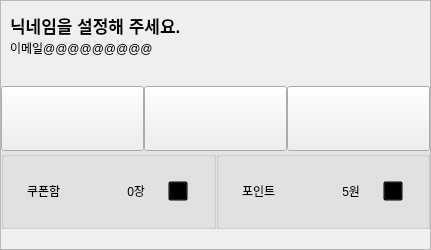
             <widget class="QFrame" name="frame_9">
              <property name="minimumSize">
               <size>
                <width>0</width>
                <height>250</height>
               </size>
              </property>
              <property name="maximumSize">
               <size>
                <width>16777215</width>
                <height>250</height>
               </size>
              </property>
              <property name="frameShape">
               <enum>QFrame::Shape::StyledPanel</enum>
              </property>
              <property name="frameShadow">
               <enum>QFrame::Shadow::Raised</enum>
              </property>
              <layout class="QGridLayout" name="gridLayout_35">
               <property name="leftMargin">
                <number>0</number>
               </property>
               <property name="topMargin">
                <number>0</number>
               </property>
               <property name="rightMargin">
                <number>0</number>
               </property>
               <property name="bottomMargin">
                <number>0</number>
               </property>
               <property name="spacing">
                <number>0</number>
               </property>
               <item row="1" column="0" colspan="3">
                <spacer name="horizontalSpacer_12">
                 <property name="orientation">
                  <enum>Qt::Orientation::Horizontal</enum>
                 </property>
                 <property name="sizeHint" stdset="0">
                  <size>
                   <width>40</width>
                   <height>20</height>
                  </size>
                 </property>
                </spacer>
               </item>
               <item row="3" column="0" colspan="3">
                <layout class="QHBoxLayout" name="horizontalLayout_22">
                 <property name="spacing">
                  <number>0</number>
                 </property>
                 <item>
                  <widget class="QGroupBox" name="groupBox_11">
                   <property name="styleSheet">
                    <string notr="true">background-color: #E5E4E2;</string>
                   </property>
                   <property name="title">
                    <string/>
                   </property>
                   <layout class="QHBoxLayout" name="horizontalLayout_18">
                    <property name="spacing">
                     <number>0</number>
                    </property>
                    <property name="leftMargin">
                     <number>0</number>
                    </property>
                    <property name="topMargin">
                     <number>0</number>
                    </property>
                    <property name="rightMargin">
                     <number>0</number>
                    </property>
                    <property name="bottomMargin">
                     <number>0</number>
                    </property>
                    <item>
                     <widget class="QPushButton" name="pushButton_63">
                      <property name="minimumSize">
                       <size>
                        <width>45</width>
                        <height>30</height>
                       </size>
                      </property>
                      <property name="maximumSize">
                       <size>
                        <width>45</width>
                        <height>30</height>
                       </size>
                      </property>
                      <property name="styleSheet">
                       <string notr="true">text-align: left;
border: none;

color: black;
QPushButton:hover;
background-color: transparent;

</string>
                      </property>
                      <property name="text">
                       <string>쿠폰함</string>
                      </property>
                     </widget>
                    </item>
                    <item>
                     <widget class="QPushButton" name="pushButton_22">
                      <property name="minimumSize">
                       <size>
                        <width>50</width>
                        <height>0</height>
                       </size>
                      </property>
                      <property name="maximumSize">
                       <size>
                        <width>50</width>
                        <height>16777215</height>
                       </size>
                      </property>
                      <property name="styleSheet">
                       <string notr="true">border: none; 
text-align: right;

color: black;
QPushButton:hover;
background-color: transparent;

</string>
                      </property>
                      <property name="text">
                       <string>0장</string>
                      </property>
                     </widget>
                    </item>
                    <item>
                     <widget class="QPushButton" name="pushButton_21">
                      <property name="minimumSize">
                       <size>
                        <width>20</width>
                        <height>20</height>
                       </size>
                      </property>
                      <property name="maximumSize">
                       <size>
                        <width>20</width>
                        <height>20</height>
                       </size>
                      </property>
                      <property name="styleSheet">
                       <string notr="true">border-image: url(:/image/main_img/right.png);
color: black;
QPushButton:hover;
background-color: transparent;
</string>
                      </property>
                      <property name="text">
                       <string/>
                      </property>
                     </widget>
                    </item>
                   </layout>
                  </widget>
                 </item>
                 <item>
                  <widget class="QGroupBox" name="groupBox_12">
                   <property name="styleSheet">
                    <string notr="true">background-color: #E5E4E2 ;</string>
                   </property>
                   <property name="title">
                    <string/>
                   </property>
                   <layout class="QHBoxLayout" name="horizontalLayout_20">
                    <property name="spacing">
                     <number>0</number>
                    </property>
                    <property name="leftMargin">
                     <number>0</number>
                    </property>
                    <property name="topMargin">
                     <number>0</number>
                    </property>
                    <property name="rightMargin">
                     <number>0</number>
                    </property>
                    <property name="bottomMargin">
                     <number>0</number>
                    </property>
                    <item>
                     <widget class="QPushButton" name="pushButton_74">
                      <property name="minimumSize">
                       <size>
                        <width>45</width>
                        <height>30</height>
                       </size>
                      </property>
                      <property name="maximumSize">
                       <size>
                        <width>45</width>
                        <height>30</height>
                       </size>
                      </property>
                      <property name="styleSheet">
                       <string notr="true">text-align: left;
border: none; 
color: black;
QPushButton:hover;
background-color: transparent;


</string>
                      </property>
                      <property name="text">
                       <string>포인트</string>
                      </property>
                     </widget>
                    </item>
                    <item>
                     <widget class="QPushButton" name="pushButton_26">
                      <property name="minimumSize">
                       <size>
                        <width>50</width>
                        <height>0</height>
                       </size>
                      </property>
                      <property name="maximumSize">
                       <size>
                        <width>50</width>
                        <height>16777215</height>
                       </size>
                      </property>
                      <property name="styleSheet">
                       <string notr="true">border: none; 
text-align: right;
color: black;
QPushButton:hover;
background-color: transparent;
</string>
                      </property>
                      <property name="text">
                       <string>5원</string>
                      </property>
                     </widget>
                    </item>
                    <item>
                     <widget class="QPushButton" name="pushButton_27">
                      <property name="minimumSize">
                       <size>
                        <width>20</width>
                        <height>20</height>
                       </size>
                      </property>
                      <property name="maximumSize">
                       <size>
                        <width>20</width>
                        <height>20</height>
                       </size>
                      </property>
                      <property name="styleSheet">
                       <string notr="true">border-image: url(:/image/main_img/right.png);

color: black;
QPushButton:hover;
background-color: transparent;
</string>
                      </property>
                      <property name="text">
                       <string/>
                      </property>
                     </widget>
                    </item>
                   </layout>
                  </widget>
                 </item>
                </layout>
               </item>
               <item row="2" column="1">
                <widget class="QPushButton" name="pushButton_61">
                 <property name="minimumSize">
                  <size>
                   <width>0</width>
                   <height>65</height>
                  </size>
                 </property>
                 <property name="maximumSize">
                  <size>
                   <width>16777215</width>
                   <height>65</height>
                  </size>
                 </property>
                 <property name="styleSheet">
                  <string notr="true">image: url(:/image/main_img/gift.jpg);</string>
                 </property>
                 <property name="text">
                  <string/>
                 </property>
                </widget>
               </item>
               <item row="2" column="0">
                <widget class="QPushButton" name="pushButton_heart">
                 <property name="minimumSize">
                  <size>
                   <width>0</width>
                   <height>65</height>
                  </size>
                 </property>
                 <property name="maximumSize">
                  <size>
                   <width>16777215</width>
                   <height>65</height>
                  </size>
                 </property>
                 <property name="styleSheet">
                  <string notr="true">image: url(:/image/main_img/ggim.jpg);</string>
                 </property>
                 <property name="text">
                  <string/>
                 </property>
                </widget>
               </item>
               <item row="4" column="0" colspan="3">
                <spacer name="horizontalSpacer_8">
                 <property name="orientation">
                  <enum>Qt::Orientation::Horizontal</enum>
                 </property>
                 <property name="sizeHint" stdset="0">
                  <size>
                   <width>40</width>
                   <height>20</height>
                  </size>
                 </property>
                </spacer>
               </item>
               <item row="2" column="2">
                <widget class="QPushButton" name="pushButton_review">
                 <property name="minimumSize">
                  <size>
                   <width>0</width>
                   <height>65</height>
                  </size>
                 </property>
                 <property name="maximumSize">
                  <size>
                   <width>16777215</width>
                   <height>65</height>
                  </size>
                 </property>
                 <property name="styleSheet">
                  <string notr="true">image: url(:/image/main_img/gwanri.jpg);</string>
                 </property>
                 <property name="text">
                  <string/>
                 </property>
                </widget>
               </item>
               <item row="0" column="0" colspan="3">
                <widget class="QGroupBox" name="groupBox_10">
                 <property name="sizePolicy">
                  <sizepolicy hsizetype="Preferred" vsizetype="Preferred">
                   <horstretch>0</horstretch>
                   <verstretch>30</verstretch>
                  </sizepolicy>
                 </property>
                 <property name="minimumSize">
                  <size>
                   <width>0</width>
                   <height>30</height>
                  </size>
                 </property>
                 <property name="maximumSize">
                  <size>
                   <width>16777215</width>
                   <height>65</height>
                  </size>
                 </property>
                 <property name="styleSheet">
                  <string notr="true">border: none;</string>
                 </property>
                 <property name="title">
                  <string/>
                 </property>
                 <layout class="QGridLayout" name="gridLayout_78">
                  <item row="1" column="0">
                   <widget class="QPushButton" name="pushButton_email">
                    <property name="sizePolicy">
                     <sizepolicy hsizetype="Minimum" vsizetype="Fixed">
                      <horstretch>0</horstretch>
                      <verstretch>0</verstretch>
                     </sizepolicy>
                    </property>
                    <property name="minimumSize">
                     <size>
                      <width>0</width>
                      <height>19</height>
                     </size>
                    </property>
                    <property name="maximumSize">
                     <size>
                      <width>16777215</width>
                      <height>16777214</height>
                     </size>
                    </property>
                    <property name="font">
                     <font>
                      <pointsize>9</pointsize>
                      <fontweight>Light</fontweight>
                     </font>
                    </property>
                    <property name="styleSheet">
                     <string notr="true">text-align: left;

border: none;</string>
                    </property>
                    <property name="text">
                     <string>이메일@@@@@@@@@</string>
                    </property>
                   </widget>
                  </item>
                  <item row="0" column="1">
                   <widget class="QPushButton" name="pushButton_20">
                    <property name="minimumSize">
                     <size>
                      <width>25</width>
                      <height>25</height>
                     </size>
                    </property>
                    <property name="maximumSize">
                     <size>
                      <width>25</width>
                      <height>25</height>
                     </size>
                    </property>
                    <property name="styleSheet">
                     <string notr="true">border-image: url(:/image/main_img/right.png);</string>
                    </property>
                    <property name="text">
                     <string/>
                    </property>
                   </widget>
                  </item>
                  <item row="0" column="0">
                   <widget class="QPushButton" name="pushButton_nickname">
                    <property name="minimumSize">
                     <size>
                      <width>380</width>
                      <height>30</height>
                     </size>
                    </property>
                    <property name="font">
                     <font>
                      <pointsize>13</pointsize>
                      <bold>true</bold>
                     </font>
                    </property>
                    <property name="styleSheet">
                     <string notr="true">text-align: left;

border: none;</string>
                    </property>
                    <property name="text">
                     <string>닉네임을 설정해 주세요.</string>
                    </property>
                   </widget>
                  </item>
                 </layout>
                </widget>
               </item>
              </layout>
             </widget>
